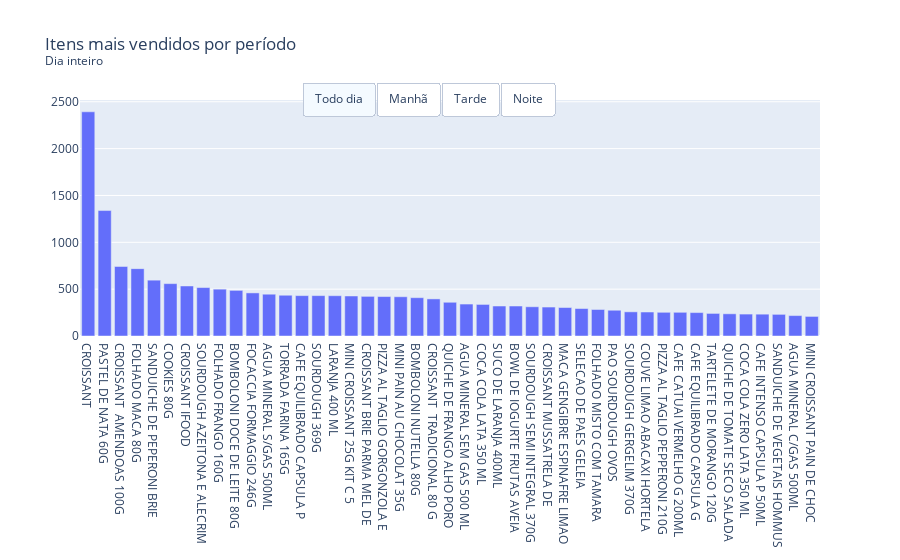

The notebook cell this image was saved under:
### Code cell
fig = dict(data=data, layout=layout)
py.iplot(fig, filename='Frequencia_vendas_hora_dia.html')

### Figure 1 — Plotly figure (JSON) as saved in the notebook; plotly's stock layout.template omitted (floating-point values rounded to 4 significant figures)
{"data": [{"name": "Todo dia", "type": "bar", "visible": true, "x": ["CROISSANT", "PASTEL DE NATA 60G", "CROISSANT  AMENDOAS 100G", "FOLHADO MACA 80G", "SANDUICHE DE PEPERONI BRIE", "COOKIES 80G", "CROISSANT IFOOD", "SOURDOUGH AZEITONA E ALECRIM", "FOLHADO FRANGO 160G", "BOMBOLONI DOCE DE LEITE 80G", "FOCACCIA FORMAGGIO 246G", "AGUA MINERAL S/GAS 500ML", "TORRADA FARINA 165G", "CAFE EQUILIBRADO CAPSULA P", "SOURDOUGH 369G", "LARANJA 400 ML", "MINI CROISSANT 25G KIT C 5", "CROISSANT BRIE PARMA MEL DE", "PIZZA AL TAGLIO GORGONZOLA E", "MINI PAIN AU CHOCOLAT 35G", "BOMBOLONI NUTELLA 80G", "CROISSANT  TRADICIONAL 80 G", "QUICHE DE FRANGO ALHO PORO", "AGUA MINERAL SEM GAS 500 ML", "COCA COLA LATA 350 ML", "SUCO DE LARANJA 400ML", "BOWL DE IOGURTE FRUTAS AVEIA", "SOURDOUGH SEMI INTEGRAL 370G", "CROISSANT MUSSATRELA DE", "MACA GENGIBRE ESPINAFRE LIMAO", "SELECAO DE PAES GELEIA", "FOLHADO MISTO COM TAMARA", "PAO SOURDOUGH OVOS", "SOURDOUGH GERGELIM 370G", "COUVE LIMAO ABACAXI HORTELA", "PIZZA AL TAGLIO PEPPERONI 210G", "CAFE CATUAI VERMELHO G 200ML", "CAFE EQUILIBRADO CAPSULA G", "TARTELETE DE MORANGO 120G", "QUICHE DE TOMATE SECO SALADA", "COCA COLA ZERO LATA 350 ML", "CAFE INTENSO CAPSULA P 50ML", "SANDUICHE DE VEGETAIS HOMMUS", "AGUA MINERAL C/GAS 500ML", "MINI CROISSANT PAIN DE CHOC"], "y": [2393, 1339, 742, 719, 596, 559, 534, 517, 500, 487, 460, 446, 435, 431, 431, 430, 427, 423, 421, 419, 409, 396, 360, 341, 337, 320, 320, 312, 309, 304, 293, 283, 275, 258, 256, 253, 253, 250, 241, 237, 234, 233, 231, 218, 209]}, {"name": "Manhã", "type": "bar", "visible": false, "x": ["CROISSANT", "PASTEL DE NATA 60G", "CROISSANT IFOOD", "BOWL DE IOGURTE FRUTAS AVEIA", "PAO SOURDOUGH OVOS", "MINI PAIN AU CHOCOLAT 35G", "LARANJA 400 ML", "AGUA MINERAL S/GAS 500ML", "SANDUICHE DE PEPERONI BRIE", "FOLHADO MACA 80G", "CROISSANT  AMENDOAS 100G", "COOKIES 80G", "CAFE CATUAI VERMELHO G 200ML", "MINI CROISSANT 25G KIT C 5", "CROISSANT  TRADICIONAL 80 G", "CAFE EQUILIBRADO CAPSULA P", "TORRADA FARINA 165G", "SOURDOUGH AZEITONA E ALECRIM", "FOLHADO FRANGO 160G", "SOURDOUGH 369G"], "y": [767, 274, 226, 185, 172, 157, 147, 138, 138, 135, 135, 129, 126, 115, 114, 111, 109, 108, 102, 101]}, {"name": "Tarde", "type": "bar", "visible": false, "x": ["CROISSANT", "PASTEL DE NATA 60G", "CROISSANT  AMENDOAS 100G", "FOLHADO MACA 80G", "COOKIES 80G", "LARANJA 400 ML", "SOURDOUGH AZEITONA E ALECRIM", "CROISSANT IFOOD", "BOMBOLONI DOCE DE LEITE 80G", "FOLHADO FRANGO 160G", "SANDUICHE DE PEPERONI BRIE", "CAFE EQUILIBRADO CAPSULA P", "SOURDOUGH 369G", "SUCO DE LARANJA 400ML", "MINI CROISSANT 25G KIT C 5", "BOMBOLONI NUTELLA 80G", "AGUA MINERAL S/GAS 500ML", "MACA GENGIBRE ESPINAFRE LIMAO", "PIZZA AL TAGLIO GORGONZOLA E", "TORRADA FARINA 165G", "FOCACCIA FORMAGGIO 246G", "MINI PAIN AU CHOCOLAT 35G", "CROISSANT BRIE PARMA MEL DE", "CROISSANT  TRADICIONAL 80 G", "COUVE LIMAO ABACAXI HORTELA"], "y": [644, 420, 227, 211, 190, 186, 163, 162, 150, 145, 143, 135, 135, 134, 129, 123, 119, 118, 117, 117, 113, 106, 104, 102, 101]}, {"name": "Noite", "type": "bar", "visible": false, "x": ["CROISSANT", "PASTEL DE NATA 60G", "CROISSANT  AMENDOAS 100G", "FOLHADO MACA 80G", "SANDUICHE DE PEPERONI BRIE", "FOCACCIA FORMAGGIO 246G", "FOLHADO FRANGO 160G", "BOMBOLONI DOCE DE LEITE 80G", "SOURDOUGH AZEITONA E ALECRIM", "PIZZA AL TAGLIO GORGONZOLA E", "COOKIES 80G", "CROISSANT BRIE PARMA MEL DE", "QUICHE DE FRANGO ALHO PORO", "COCA COLA LATA 350 ML", "TORRADA FARINA 165G", "BOMBOLONI NUTELLA 80G", "SOURDOUGH 369G", "AGUA MINERAL S/GAS 500ML", "CAFE EQUILIBRADO CAPSULA P", "MINI CROISSANT 25G KIT C 5", "CROISSANT  TRADICIONAL 80 G", "AGUA MINERAL SEM GAS 500 ML", "CROISSANT MUSSATRELA DE", "MINI PAIN AU CHOCOLAT 35G", "COCA COLA ZERO LATA 350 ML", "SOURDOUGH SEMI INTEGRAL 370G", "PIZZA AL TAGLIO PEPPERONI 210G", "CROISSANT IFOOD", "QUICHE DE TOMATE SECO SALADA", "FOLHADO MISTO COM TAMARA", "SOURDOUGH GERGELIM 370G", "SELECAO DE PAES GELEIA", "SANDUICHE DE VEGETAIS HOMMUS", "TARTELETE DE MORANGO 120G", "AGUA MINERAL C/GAS 500ML", "SUCO DE LARANJA 400ML", "MACA GENGIBRE ESPINAFRE LIMAO"], "y": [982, 645, 380, 373, 315, 265, 253, 249, 246, 241, 240, 229, 216, 215, 209, 203, 195, 189, 185, 183, 180, 168, 161, 156, 155, 150, 148, 146, 139, 135, 135, 129, 126, 117, 111, 103, 102]}], "layout": {"showlegend": false, "title": {"text": "Itens mais vendidos por período <br><sup>Dia inteiro</sup>"}, "updatemenus": [{"buttons": [{"args": [{"visible": [true, false, false, false]}, {"title": "Itens mais vendidos por período <br><sup>Dia inteiro</sup>"}], "label": "Todo dia", "method": "update"}, {"args": [{"visible": [false, true, false, false]}, {"title": "Itens mais vendidos por período <br><sup>Manhã</sup>"}], "label": "Manhã", "method": "update"}, {"args": [{"visible": [false, false, true, false]}, {"title": "Itens mais vendidos por período <br><sup>Tarde</sup>"}], "label": "Tarde", "method": "update"}, {"args": [{"visible": [false, false, false, true]}, {"title": "Itens mais vendidos por período <br><sup>Noite</sup>"}], "label": "Noite", "method": "update"}], "direction": "right", "pad": {"r": 10, "t": 10}, "showactive": true, "type": "buttons", "x": 0.3, "xanchor": "left", "y": 1.12, "yanchor": "top"}]}}
